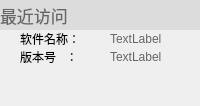
            <widget class="QWidget" name="widget_7" native="true">
             <property name="sizePolicy">
              <sizepolicy hsizetype="Expanding" vsizetype="Expanding">
               <horstretch>0</horstretch>
               <verstretch>0</verstretch>
              </sizepolicy>
             </property>
             <layout class="QGridLayout" name="gridLayout_16">
              <property name="leftMargin">
               <number>0</number>
              </property>
              <property name="topMargin">
               <number>0</number>
              </property>
              <property name="rightMargin">
               <number>0</number>
              </property>
              <property name="bottomMargin">
               <number>0</number>
              </property>
              <property name="spacing">
               <number>0</number>
              </property>
              <item row="1" column="2">
               <widget class="QLabel" name="label_68">
                <property name="sizePolicy">
                 <sizepolicy hsizetype="Expanding" vsizetype="Expanding">
                  <horstretch>0</horstretch>
                  <verstretch>0</verstretch>
                 </sizepolicy>
                </property>
                <property name="palette">
                 <palette>
                  <active>
                   <colorrole role="WindowText">
                    <brush brushstyle="SolidPattern">
                     <color alpha="255">
                      <red>101</red>
                      <green>101</green>
                      <blue>101</blue>
                     </color>
                    </brush>
                   </colorrole>
                  </active>
                  <inactive>
                   <colorrole role="WindowText">
                    <brush brushstyle="SolidPattern">
                     <color alpha="255">
                      <red>101</red>
                      <green>101</green>
                      <blue>101</blue>
                     </color>
                    </brush>
                   </colorrole>
                  </inactive>
                  <disabled>
                   <colorrole role="WindowText">
                    <brush brushstyle="SolidPattern">
                     <color alpha="255">
                      <red>120</red>
                      <green>120</green>
                      <blue>120</blue>
                     </color>
                    </brush>
                   </colorrole>
                  </disabled>
                 </palette>
                </property>
                <property name="text">
                 <string>TextLabel</string>
                </property>
               </widget>
              </item>
              <item row="1" column="1">
               <widget class="QLabel" name="label_69">
                <property name="sizePolicy">
                 <sizepolicy hsizetype="Expanding" vsizetype="Expanding">
                  <horstretch>0</horstretch>
                  <verstretch>0</verstretch>
                 </sizepolicy>
                </property>
                <property name="text">
                 <string>软件名称：</string>
                </property>
               </widget>
              </item>
              <item row="0" column="0" colspan="3">
               <widget class="QLabel" name="label_70">
                <property name="sizePolicy">
                 <sizepolicy hsizetype="Expanding" vsizetype="Expanding">
                  <horstretch>0</horstretch>
                  <verstretch>0</verstretch>
                 </sizepolicy>
                </property>
                <property name="minimumSize">
                 <size>
                  <width>0</width>
                  <height>30</height>
                 </size>
                </property>
                <property name="maximumSize">
                 <size>
                  <width>16777215</width>
                  <height>60</height>
                 </size>
                </property>
                <property name="palette">
                 <palette>
                  <active>
                   <colorrole role="WindowText">
                    <brush brushstyle="SolidPattern">
                     <color alpha="255">
                      <red>101</red>
                      <green>101</green>
                      <blue>101</blue>
                     </color>
                    </brush>
                   </colorrole>
                   <colorrole role="Text">
                    <brush brushstyle="SolidPattern">
                     <color alpha="255">
                      <red>123</red>
                      <green>123</green>
                      <blue>123</blue>
                     </color>
                    </brush>
                   </colorrole>
                   <colorrole role="Base">
                    <brush brushstyle="SolidPattern">
                     <color alpha="255">
                      <red>255</red>
                      <green>255</green>
                      <blue>255</blue>
                     </color>
                    </brush>
                   </colorrole>
                   <colorrole role="Window">
                    <brush brushstyle="SolidPattern">
                     <color alpha="255">
                      <red>220</red>
                      <green>220</green>
                      <blue>220</blue>
                     </color>
                    </brush>
                   </colorrole>
                  </active>
                  <inactive>
                   <colorrole role="WindowText">
                    <brush brushstyle="SolidPattern">
                     <color alpha="255">
                      <red>101</red>
                      <green>101</green>
                      <blue>101</blue>
                     </color>
                    </brush>
                   </colorrole>
                   <colorrole role="Text">
                    <brush brushstyle="SolidPattern">
                     <color alpha="255">
                      <red>123</red>
                      <green>123</green>
                      <blue>123</blue>
                     </color>
                    </brush>
                   </colorrole>
                   <colorrole role="Base">
                    <brush brushstyle="SolidPattern">
                     <color alpha="255">
                      <red>255</red>
                      <green>255</green>
                      <blue>255</blue>
                     </color>
                    </brush>
                   </colorrole>
                   <colorrole role="Window">
                    <brush brushstyle="SolidPattern">
                     <color alpha="255">
                      <red>220</red>
                      <green>220</green>
                      <blue>220</blue>
                     </color>
                    </brush>
                   </colorrole>
                  </inactive>
                  <disabled>
                   <colorrole role="WindowText">
                    <brush brushstyle="SolidPattern">
                     <color alpha="255">
                      <red>120</red>
                      <green>120</green>
                      <blue>120</blue>
                     </color>
                    </brush>
                   </colorrole>
                   <colorrole role="Text">
                    <brush brushstyle="SolidPattern">
                     <color alpha="255">
                      <red>120</red>
                      <green>120</green>
                      <blue>120</blue>
                     </color>
                    </brush>
                   </colorrole>
                   <colorrole role="Base">
                    <brush brushstyle="SolidPattern">
                     <color alpha="255">
                      <red>220</red>
                      <green>220</green>
                      <blue>220</blue>
                     </color>
                    </brush>
                   </colorrole>
                   <colorrole role="Window">
                    <brush brushstyle="SolidPattern">
                     <color alpha="255">
                      <red>220</red>
                      <green>220</green>
                      <blue>220</blue>
                     </color>
                    </brush>
                   </colorrole>
                  </disabled>
                 </palette>
                </property>
                <property name="font">
                 <font>
                  <pointsize>13</pointsize>
                 </font>
                </property>
                <property name="autoFillBackground">
                 <bool>true</bool>
                </property>
                <property name="text">
                 <string>最近访问</string>
                </property>
                <property name="alignment">
                 <set>Qt::AlignLeading|Qt::AlignLeft|Qt::AlignVCenter</set>
                </property>
                <property name="wordWrap">
                 <bool>false</bool>
                </property>
                <property name="margin">
                 <number>5</number>
                </property>
               </widget>
              </item>
              <item row="2" column="2">
               <widget class="QLabel" name="label_71">
                <property name="sizePolicy">
                 <sizepolicy hsizetype="Expanding" vsizetype="Expanding">
                  <horstretch>0</horstretch>
                  <verstretch>0</verstretch>
                 </sizepolicy>
                </property>
                <property name="palette">
                 <palette>
                  <active>
                   <colorrole role="WindowText">
                    <brush brushstyle="SolidPattern">
                     <color alpha="255">
                      <red>101</red>
                      <green>101</green>
                      <blue>101</blue>
                     </color>
                    </brush>
                   </colorrole>
                  </active>
                  <inactive>
                   <colorrole role="WindowText">
                    <brush brushstyle="SolidPattern">
                     <color alpha="255">
                      <red>101</red>
                      <green>101</green>
                      <blue>101</blue>
                     </color>
                    </brush>
                   </colorrole>
                  </inactive>
                  <disabled>
                   <colorrole role="WindowText">
                    <brush brushstyle="SolidPattern">
                     <color alpha="255">
                      <red>120</red>
                      <green>120</green>
                      <blue>120</blue>
                     </color>
                    </brush>
                   </colorrole>
                  </disabled>
                 </palette>
                </property>
                <property name="text">
                 <string>TextLabel</string>
                </property>
               </widget>
              </item>
              <item row="1" column="0" rowspan="2">
               <widget class="QLabel" name="label_13">
                <property name="sizePolicy">
                 <sizepolicy hsizetype="Expanding" vsizetype="Expanding">
                  <horstretch>0</horstretch>
                  <verstretch>0</verstretch>
                 </sizepolicy>
                </property>
                <property name="minimumSize">
                 <size>
                  <width>20</width>
                  <height>0</height>
                 </size>
                </property>
                <property name="maximumSize">
                 <size>
                  <width>20</width>
                  <height>16777215</height>
                 </size>
                </property>
                <property name="text">
                 <string/>
                </property>
               </widget>
              </item>
              <item row="2" column="1">
               <widget class="QLabel" name="label_72">
                <property name="sizePolicy">
                 <sizepolicy hsizetype="Expanding" vsizetype="Expanding">
                  <horstretch>0</horstretch>
                  <verstretch>0</verstretch>
                 </sizepolicy>
                </property>
                <property name="text">
                 <string>版本号   ：</string>
                </property>
               </widget>
              </item>
              <item row="3" column="0" colspan="3">
               <spacer name="verticalSpacer_12">
                <property name="orientation">
                 <enum>Qt::Vertical</enum>
                </property>
                <property name="sizeHint" stdset="0">
                 <size>
                  <width>20</width>
                  <height>40</height>
                 </size>
                </property>
               </spacer>
              </item>
             </layout>
            </widget>
